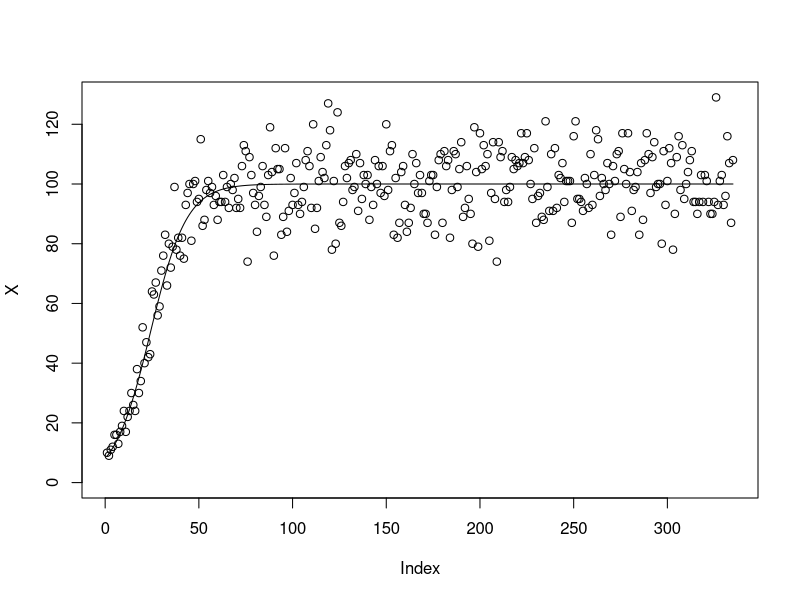

Generate this figure with R: (Note: this script raises an error after producing the figure.)
# working here! getting a sim up and running to verify!
#  looking good so far. next thing is to get the K parameter off of the integer poisson
#

    r      <- 0.1
    K      <- 100
    nmoons <- 335
    seed   <- 1312

    set.seed(seed)


    log_X0_mean      <- log(10)
    log_X0_precision <- 4.5
    X0               <- exp(rnorm(1, log_X0_mean, sqrt(1 / log_X0_precision)))
    Y0               <- rpois(1, X0)


    X      <- rep(NA, nmoons)
    Y      <- rep(NA, nmoons)

    X[1]   <- X0 * exp(r * (1 - (X0 / K)))
    Y[1]   <- rpois(1, X[1])

    for (i in 2:nmoons) {

      X[i] <- X[i-1] * exp(r * (1 - (X[i - 1] / K)))

      Y[i] <- rpois(1, X[i])

    }


    plot(X, type = "l", ylim = c(0, max(c(X, Y))))

    points(Y)


    bonus_max_count <- max(Y) * 1.2
    log_bonus_max_count <- log(bonus_max_count)

  data <- list(Y                = Y, 
               Y0               = Y0,
               nmoons           = nmoons,
               log_bonus_max_count  = log_bonus_max_count,
               log_X0_mean      = log_X0_mean,
               log_X0_precision = log_X0_precision)


  jags_model <- "model {

    r  ~ dnorm(0, 10)

    log_K   ~ dnorm(log_bonus_max_count, 1 / log_bonus_max_count)
    K       <- exp(log_K)

    log_X0  ~ dnorm(log_X0_mean, log_X0_precision)
    X0      <- exp(log_X0)
    Y0      ~ dpois(X0)
  
    X[1]   <- max(c(X0 * exp(r * (1 - (X0 / K))), 0.000001))
    Y[1]   ~  dpois(X[1])

    for (i in 2:nmoons) {

      X[i] <- max(c(X[i-1] * exp(r * (1 - (X[i - 1] / K))), 0.000001))

      Y[i] ~  dpois(X[i])

    }

   }"


  inits <- function (data = NULL) {

    rngs <- c("base::Wichmann-Hill", "base::Marsaglia-Multicarry", "base::Super-Duper", "base::Mersenne-Twister")


    function (chain = chain) {

      list(.RNG.name = sample(rngs, 1),
           .RNG.seed = sample(1:1e+06, 1),
           log_X0    = log(rnorm(1, data$log_X0_mean, sqrt(1 / data$log_X0_precision))),
           r         = rnorm(1, 0, 1),
           log_K     = log(rnorm(1, data$log_bonus_max_count, 0.1 * sqrt( data$log_bonus_max_count) )))

    }

  }

  monitor <- c("r", "K", "X0")

  model_fit <- run.jags(model     = jags_model, 
                        monitor   = monitor, 
                        inits     = inits(data),
                        data      = data, 
                        n.chains  = 3,
                        adapt     = 1000,
                        burnin    = 1000,
                        sample    = 1000,
                        thin      = 1,
                        modules   = "glm", 
                        method    = "parallel")

  round(summary(model_fit), 4)
  plot(model_fit)
